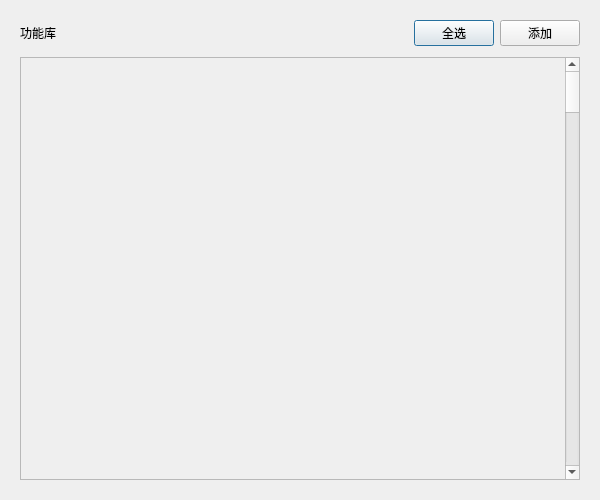
<?xml version="1.0" encoding="UTF-8"?>
<ui version="4.0">
 <class>works_addbutton_dialog</class>
 <widget class="QDialog" name="works_addbutton_dialog">
  <property name="windowModality">
   <enum>Qt::ApplicationModal</enum>
  </property>
  <property name="geometry">
   <rect>
    <x>0</x>
    <y>0</y>
    <width>600</width>
    <height>500</height>
   </rect>
  </property>
  <property name="minimumSize">
   <size>
    <width>600</width>
    <height>500</height>
   </size>
  </property>
  <property name="maximumSize">
   <size>
    <width>600</width>
    <height>500</height>
   </size>
  </property>
  <property name="windowTitle">
   <string>选择功能</string>
  </property>
  <layout class="QGridLayout" name="gridLayout">
   <item row="0" column="0">
    <widget class="QWidget" name="widget" native="true">
     <layout class="QGridLayout" name="gridLayout_2">
      <item row="0" column="0">
       <layout class="QVBoxLayout" name="verticalLayout">
        <item>
         <layout class="QHBoxLayout" name="horizontalLayout_2">
          <item>
           <widget class="QLabel" name="label">
            <property name="text">
             <string>功能库</string>
            </property>
           </widget>
          </item>
          <item>
           <spacer name="horizontalSpacer">
            <property name="orientation">
             <enum>Qt::Horizontal</enum>
            </property>
            <property name="sizeHint" stdset="0">
             <size>
              <width>40</width>
              <height>20</height>
             </size>
            </property>
           </spacer>
          </item>
          <item>
           <widget class="QPushButton" name="button_select_all">
            <property name="text">
             <string>全选</string>
            </property>
           </widget>
          </item>
          <item>
           <widget class="QPushButton" name="button_yes">
            <property name="text">
             <string>添加</string>
            </property>
           </widget>
          </item>
         </layout>
        </item>
        <item>
         <spacer name="verticalSpacer">
          <property name="orientation">
           <enum>Qt::Vertical</enum>
          </property>
          <property name="sizeType">
           <enum>QSizePolicy::Fixed</enum>
          </property>
          <property name="sizeHint" stdset="0">
           <size>
            <width>20</width>
            <height>5</height>
           </size>
          </property>
         </spacer>
        </item>
        <item>
         <widget class="QScrollArea" name="scrollArea">
          <property name="enabled">
           <bool>true</bool>
          </property>
          <property name="widgetResizable">
           <bool>false</bool>
          </property>
          <widget class="QWidget" name="scrollAreaWidgetContents">
           <property name="geometry">
            <rect>
             <x>0</x>
             <y>0</y>
             <width>410</width>
             <height>4100</height>
            </rect>
           </property>
          </widget>
         </widget>
        </item>
       </layout>
      </item>
     </layout>
    </widget>
   </item>
  </layout>
 </widget>
 <resources/>
 <connections/>
</ui>
